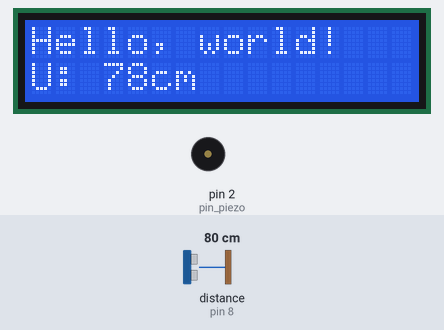
Simulated run of this sketch. Board: Arduino Uno, built with avr-gcc and run on an emulated ATmega328P. Parts: 16×2 character LCD, buzzer (waves = sounding). Wiring (inferred from the names in the program): ultrasonic range finder: trigger pin 7; echo pin 8. The test bench sets the inputs (shaded band); at power-on: distance to the obstacle (sensor on pin 8) 80 cm. The echo pulse lasts 58.3 µs per cm; what the sketch prints to the serial monitor is not drawn.

Above: at 1.26 s.
1.3 s: distance to the obstacle (sensor on pin 8) set to 12 cm
At 1.7 s:
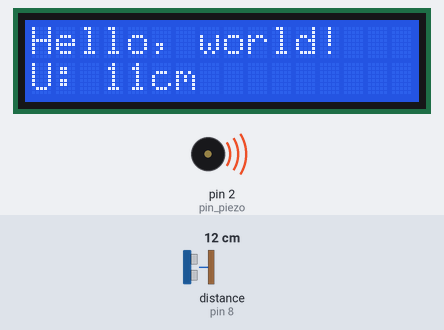
4.6 s: distance to the obstacle (sensor on pin 8) set to 9 cm
At 6.0 s:
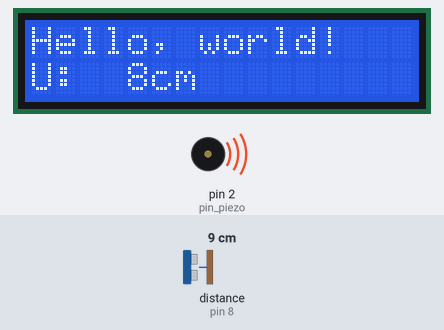
6.4 s: distance to the obstacle (sensor on pin 8) set to 103 cm
At 6.57 s:
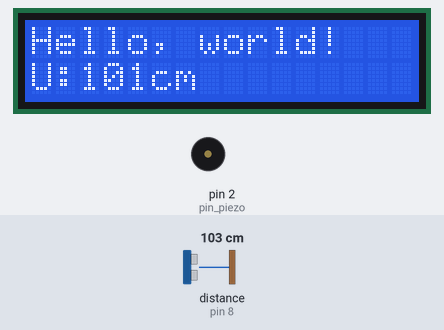
Timing chart, 0 to 9.4 s (numbered marks = the images above; inputs shaded):
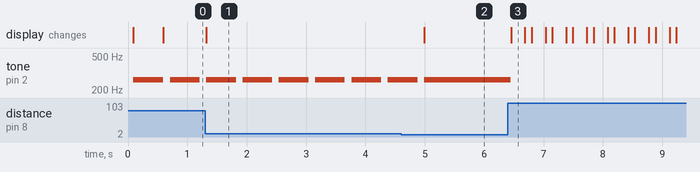

Measured:
- the behaviour switches between 11 and 10 cm on distance to the obstacle (sensor on pin 8) (found by bisection; images 1 and 2)
- after the input at 1.3 s, the display: changes at once (image 1)
- after the input at 4.6 s, tone on pin 2 (pin_piezo): goes on until 5.0 s, then stays 262 Hz; the display: changes after 0.39 s (image 2)
- after the input at 6.4 s, tone on pin 2 (pin_piezo): 262 Hz → silent after 0.05 s; the display: changes after 0.05 s (image 3)
- by itself, tone on pin 2 (pin_piezo): alternates 262 Hz for 0.50 s and silent for 0.11 s

The sketch:

240514_LCD_sonic.ino
```cpp
//YWROBOT
//Compatible with the Arduino IDE 1.0
//Library version:1.1
#include <Wire.h>
#include <LiquidCrystal_I2C.h>

LiquidCrystal_I2C lcd(0x27,16,2);  // set the LCD address to 0x27 for a 16 chars and 2 line display

int pin_UL_TRIG = 7; // 발사시간
int pin_UL_OUT = 8; // 도착시간

int pin_piezo = 2;


void setup()
{
  Serial.begin(115200);
  pinMode(pin_UL_OUT, INPUT);
  pinMode(pin_UL_TRIG, OUTPUT);
  digitalWrite(pin_UL_TRIG, 0); // 트리거 0으로 초기화

  lcd.init();                      // initialize the lcd
  lcd.clear();
  // Print a message to the LCD.
  lcd.backlight();
  lcd.setCursor(0,0);
  lcd.print("Hello, world!");

  pinMode(pin_piezo, OUTPUT);
}


void loop()
{

  unsigned long microseconds, distance_cm;

  digitalWrite(pin_UL_TRIG, 0); // 트리거 생성
  delayMicroseconds(2);
  digitalWrite(pin_UL_TRIG, 1);
  delayMicroseconds(10);
  digitalWrite(pin_UL_TRIG, 0);

  // microseconds = pulseIn(pin_UL_OUT, 1, 24000);
  microseconds = pulseIn(pin_UL_OUT, HIGH);
  distance_cm = microseconds * 17/1000;

  lcd.setCursor(0,1);
  lcd.print("U:");
  /* lcd.setCursor(2,1);
  lcd.print(distance_cm); */


  if(distance_cm < 10){
    lcd.setCursor(2,1);
    lcd.print(" ");
    lcd.setCursor(3,1);
    lcd.print(" ");
    lcd.setCursor(4,1);
    lcd.print(distance_cm);

    tone(pin_piezo, 262);
  } else if(distance_cm >= 10 && distance_cm < 100){
    lcd.setCursor(2,1);
    lcd.print(" ");
    lcd.setCursor(3,1);
    lcd.print(distance_cm);

    tone(pin_piezo, 262);
    delay(500);
    noTone(pin_piezo);
  } else {
    lcd.setCursor(2,1);
    lcd.print(distance_cm);

    noTone(pin_piezo);
  }


  lcd.setCursor(5,1);
  lcd.print("cm");

  Serial.print(distance_cm);
  Serial.println("[cm]");

  delay(100);
}
```
